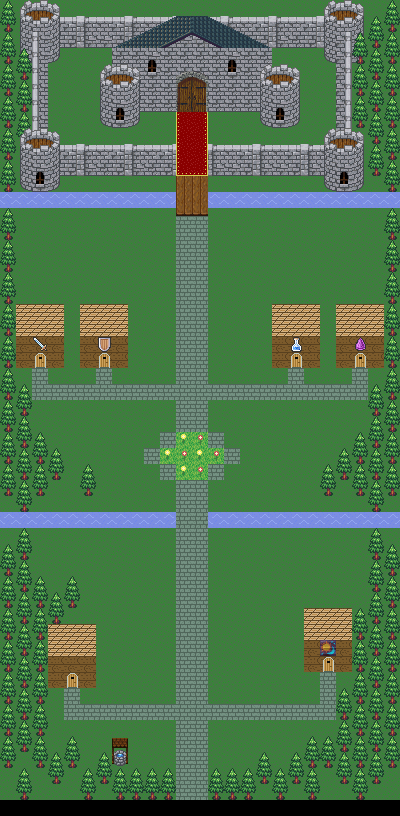

This game map was drawn from its Tiled (.tmx) file and the tilesets committed beside it. A one-line description and the trimmed map source follow:
An orthogonal 25x51 tile map with 16x16 px tiles, 5 tile layers (Tile Layer 1, Tile Layer 2, Tile Layer 3, Tile Layer 4, ...), 6 tilesets and 284 objects (256x blocker, 11x start point, 4x soldier, 2x overworld, 2x castle, ...).

<map version="1.0" orientation="orthogonal" width="25" height="51" tilewidth="16" tileheight="16">
 <tileset firstgid="1" name="tileset1" tilewidth="16" tileheight="16">
  <image source="../graphics/tileset1.png" width="160" height="80" />
 </tileset>
 <tileset firstgid="51" name="tileset2" tilewidth="16" tileheight="16">
  <image source="../graphics/tileset2.png" width="160" height="180" />
 </tileset>
 <tileset firstgid="161" name="medievalsigns" tilewidth="16" tileheight="16">
  <image source="../graphics/medievalsigns.png" width="64" height="64" />
 </tileset>
 <tileset firstgid="177" name="shopsigns" tilewidth="16" tileheight="16">
  <image source="../graphics/shopsigns.png" width="64" height="16" />
 </tileset>
 <tileset firstgid="181" name="tileset3" tilewidth="16" tileheight="16">
  <image source="../graphics/tileset3.png" width="176" height="192" />
 </tileset>
 <tileset firstgid="313" name="castledoor" tilewidth="16" tileheight="16">
  <image source="../graphics/castledoor.png" width="32" height="48" />
 </tileset>
 <layer name="Tile Layer 1" width="25" height="51">
  <data>[1275 cells, 1250 non-empty, 11 distinct tile ids]</data>
 </layer>
 <layer name="Tile Layer 2" width="25" height="51">
  <data>[1275 cells, 384 non-empty, 33 distinct tile ids]</data>
 </layer>
 <layer name="Tile Layer 3" width="25" height="51">
  <data>[1275 cells, 66 non-empty, 18 distinct tile ids]</data>
 </layer>
 <layer name="Tile Layer 4" width="25" height="51">
  <data>[1275 cells, 15 non-empty, 5 distinct tile ids]</data>
 </layer>
 <layer name="Tile Layer 5" width="25" height="51">
  <data>[1275 cells, 30 non-empty, 24 distinct tile ids]</data>
 </layer>
 <objectgroup name="Object Layer 1" width="25" height="51">
  <object name="start point" gid="123" x="176" y="800">
   <properties>
    <property name="direction" value="up" />
    <property name="state" value="overworld" />
   </properties>
  </object>
  <object name="blocker" gid="120" x="112" y="800" />
  <object name="blocker" gid="120" x="112" y="784" />
  <object name="blocker" gid="120" x="96" y="768" />
  <object name="blocker" gid="120" x="80" y="784" />
  <object name="blocker" gid="120" x="64" y="768" />
  <object name="blocker" gid="120" x="64" y="752" />
  <object name="blocker" gid="120" x="48" y="768" />
  <object name="blocker" gid="120" x="32" y="752" />
  <object name="blocker" gid="120" x="32" y="736" />
  <object name="blocker" gid="120" x="32" y="720" />
  <object name="blocker" gid="120" x="32" y="704" />
  <object name="blocker" gid="120" x="48" y="688" />
  <object name="blocker" gid="120" x="80" y="688" />
  <object name="blocker" gid="120" x="80" y="672" />
  <object name="blocker" gid="120" x="80" y="640" />
  <object name="blocker" gid="120" x="80" y="656" />
  <object name="blocker" gid="120" x="64" y="640" />
  <object name="blocker" gid="120" x="48" y="624" />
  <object name="blocker" gid="120" x="64" y="608" />
  <object name="blocker" gid="120" x="64" y="592" />
  <object name="blocker" gid="120" x="48" y="608" />
  <object name="blocker" gid="120" x="32" y="592" />
  <object name="blocker" gid="120" x="16" y="576" />
  <object name="blocker" gid="120" x="16" y="544" />
  <object name="blocker" gid="120" x="16" y="560" />
  <object name="blocker" gid="120" x="16" y="512" />
  <object name="blocker" gid="120" x="32" y="528" />
  <object name="blocker" gid="120" x="64" y="528" />
  <object name="blocker" gid="120" x="80" y="528" />
  <object name="blocker" gid="120" x="96" y="528" />
  <object name="blocker" gid="120" x="128" y="528" />
  <object name="blocker" gid="120" x="112" y="528" />
  <object name="blocker" gid="120" x="144" y="528" />
  <object name="blocker" gid="120" x="160" y="528" />
  <object name="blocker" gid="120" x="48" y="528" />
  <object name="blocker" gid="120" x="32" y="496" />
  <object name="blocker" gid="120" x="48" y="480" />
  <object name="blocker" gid="120" x="80" y="496" />
  <object name="blocker" gid="120" x="80" y="480" />
  <object name="blocker" gid="120" x="48" y="464" />
  <object name="blocker" gid="120" x="32" y="448" />
  <object name="blocker" gid="120" x="16" y="432" />
  <object name="blocker" gid="120" x="16" y="416" />
  <object name="blocker" gid="120" x="16" y="400" />
  <object name="blocker" gid="120" x="0" y="384" />
  <object name="blocker" gid="120" x="16" y="368" />
  <object name="blocker" gid="120" x="48" y="368" />
  <object name="blocker" gid="120" x="48" y="336" />
  <object name="blocker" gid="120" x="48" y="352" />
  <object name="blocker" gid="120" x="48" y="320" />
  <object name="blocker" gid="120" x="32" y="320" />
  <object name="blocker" gid="120" x="16" y="320" />
  <object name="blocker" gid="120" x="80" y="368" />
  <object name="blocker" gid="120" x="112" y="368" />
  <object name="blocker" gid="120" x="112" y="352" />
  <object name="blocker" gid="120" x="112" y="336" />
  <object name="blocker" gid="120" x="112" y="320" />
  <object name="blocker" gid="120" x="96" y="320" />
  <object name="blocker" gid="120" x="80" y="320" />
  <object name="blocker" gid="120" x="80" y="336" />
  <object name="blocker" gid="120" x="80" y="352" />
  <object name="blocker" gid="120" x="272" y="368" />
  <object name="blocker" gid="120" x="272" y="352" />
  <object name="blocker" gid="120" x="272" y="320" />
  <object name="blocker" gid="120" x="272" y="336" />
  <object name="blocker" gid="120" x="288" y="320" />
  <object name="blocker" gid="120" x="304" y="320" />
  <object name="blocker" gid="120" x="304" y="320" />
  <object name="blocker" gid="120" x="304" y="336" />
  <object name="blocker" gid="120" x="304" y="336" />
  <object name="blocker" gid="120" x="304" y="352" />
  </objectgroup>
</map>
<!-- 212 of 284 objects omitted -->
